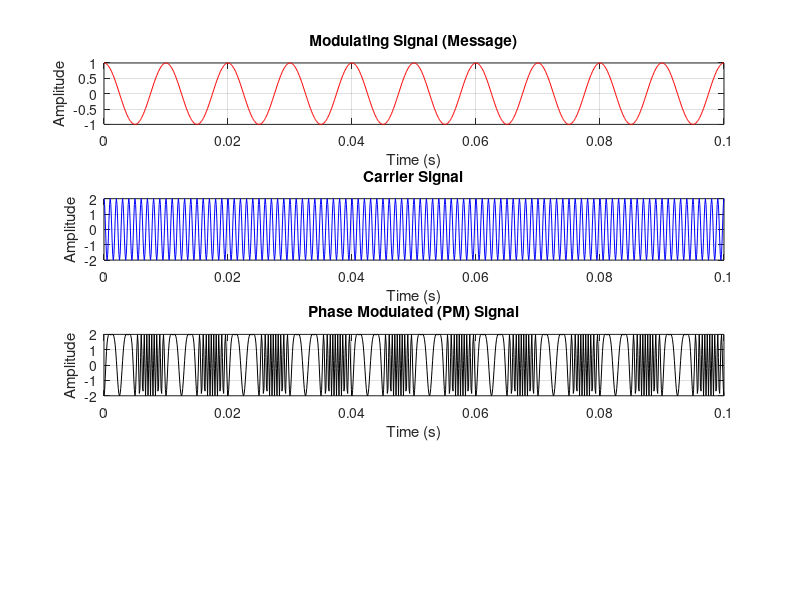

The MATLAB script that drew this image:
fs = 10000;
t = 0:1/fs:0.1;
fm = 100;
fc = 1000;
Am = 1;
Ac = 2;
kp = 5*pi; % Phase sensitivity

% Generate signals
modulating_signal = Am * cos(2 * pi * fm * t);
carrier_signal = Ac * cos(2 * pi * fc * t);
pm_signal = Ac * cos(2 * pi * fc * t + kp * modulating_signal);

% Plot results
figure;

subplot(4,1,1);
plot(t, modulating_signal, 'r');
xlabel('Time (s)');
ylabel('Amplitude');
grid on;
title('Modulating Signal (Message)');

subplot(4,1,2);
plot(t, carrier_signal, 'b');
xlabel('Time (s)');
ylabel('Amplitude');
grid on;
title('Carrier Signal');

subplot(4,1,3);
plot(t, pm_signal, 'k');
xlabel('Time (s)');
ylabel('Amplitude');
grid on;
title('Phase Modulated (PM) Signal');

